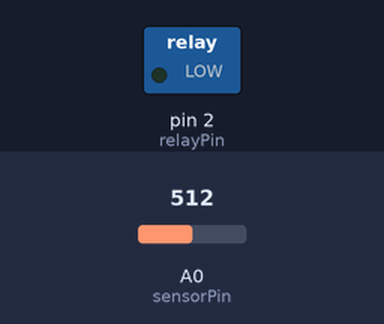
A sketch run on a simulated Arduino Uno, built with avr-gcc and run on an emulated ATmega328P. Parts: switched loads named in the sketch (green lamp = pin HIGH). The test bench sets the inputs (shaded band); at power-on: A0 (sensorPin) = 512. What the sketch prints to the serial monitor is not drawn.

Above: at 2.5 s.
At 6.5 s:
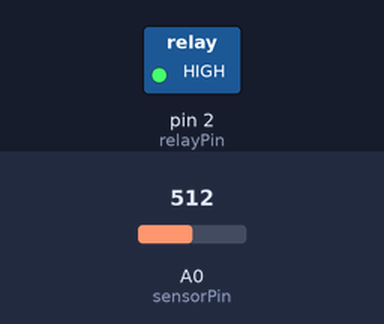
Timing chart, 0 to 10.4 s (numbered marks = the images above):
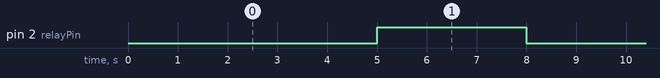

The sketch:

Water_plants_with_sensor.ino
```cpp
int sensorPin = A0;
int relayPin = 2;
int sensorValue;

void setup() {
  pinMode(relayPin, OUTPUT);
  digitalWrite(relayPin, LOW);
  Serial.begin(9600);
}

void loop() {
  sensorValue = analogRead(sensorPin);
  Serial.print("Moisture Level: ");
  Serial.println(sensorValue);
  delay(5000);

  if (sensorValue > 500) {
    digitalWrite(relayPin, HIGH);
    delay(3000);
    digitalWrite(relayPin, LOW);
  }


}
```

Measured:
- by itself, pin 2 (relayPin): alternates HIGH for 3.0 s and LOW for 5.0 s
